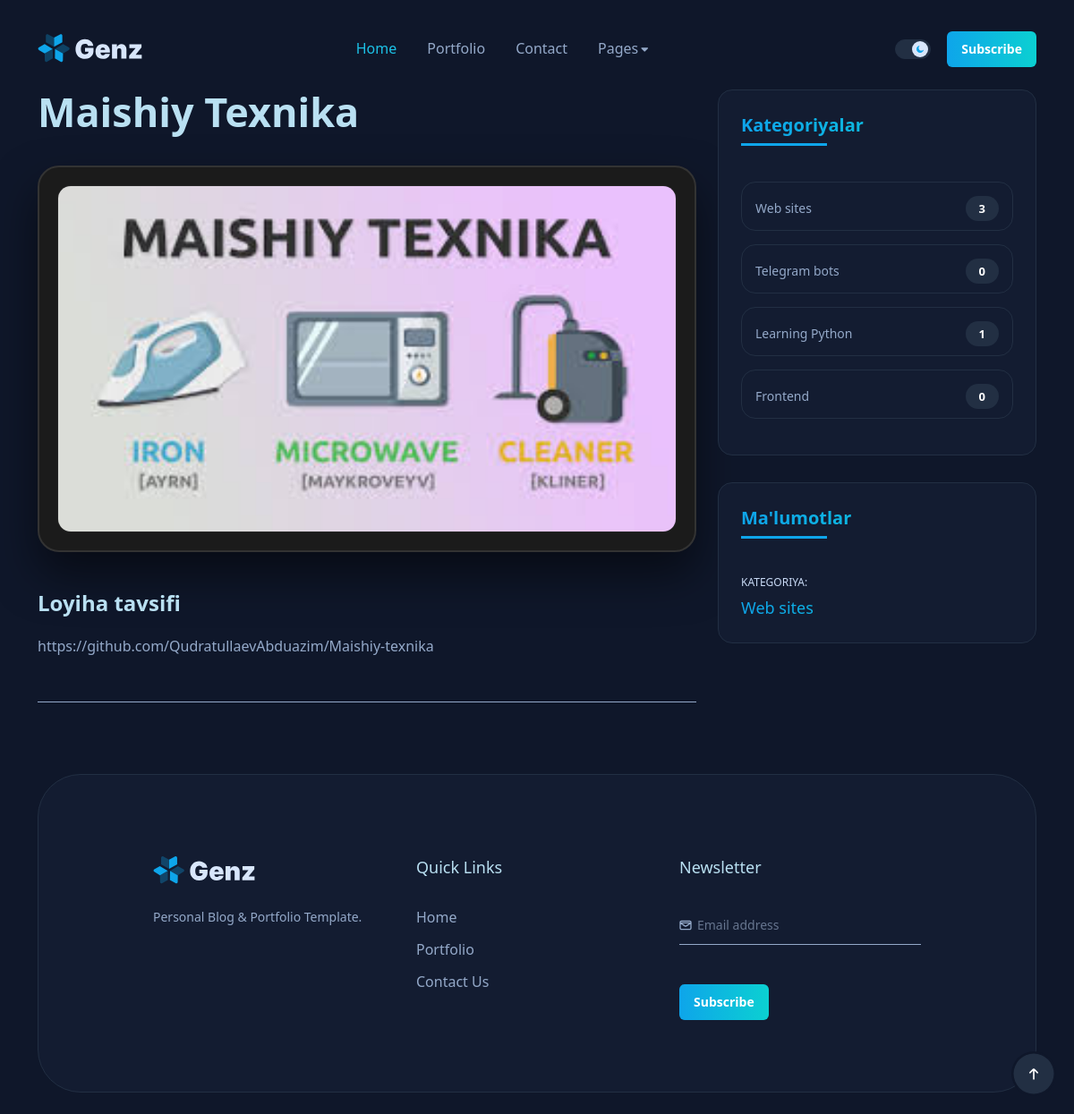
Page /portfolio/2/ on the committed database.
### myapp/models.py (models this page shows, shortened)
class Project(models.Model):
    category = models.ForeignKey(
        CategoryProject,
        on_delete=models.CASCADE,
        related_name='projects'
    )
    title = models.CharField(max_length=200)
    image = models.ImageField(upload_to='projects/', null=True, blank=True, default=None)
    description = models.TextField(blank=True)

class CategoryProject(models.Model):
    name = models.CharField(max_length=100)

### myapp/views.py (the view)
# urls.py: path('portfolio/<int:pk>/', PortfolioDetailView.as_view(), name='portfolio_details'),
class PortfolioDetailView(View):
    def get(self, request, pk):
        project = get_object_or_404(Project, pk=pk)
        categories = CategoryProject.objects.all()
        return render(request, 'portfolio-details.html', {
            'project': project,
            'categories': categories
        })

### templates/portfolio-details.html (shortened to what this page needs)
{% extends 'base.html' %}
{% load static %}
{% block content %}
<main class="main">
    <section class="section-box mt-50">
        <div class="container">
            <div class="row">
                <div class="col-lg-8">
                    <div class="content-detail">
                        <h2 class="color-white mb-30 wow animate__animated animate__fadeIn">{{ project.title }}</h2>
                        <div class="box-portfolio-frame mb-40 wow animate__animated animate__fadeIn">
                            <div class="inner-frame">
                                {% if project.image %}
                                    <img src="{{ project.image.url }}" class="img-styled" alt="{{ project.title }}">
                                {% else %}
                                    <img src="{% static 'assets/imgs/template/no-image.png' %}" class="img-styled" alt="No image">
                                {% endif %}
                            </div>
                        </div>
                        <div class="project-description color-gray-500 wow animate__animated animate__fadeIn">
                            <h4 class="color-white mb-20">Loyiha tavsifi</h4>
                            <div class="text-base line-height-32">
                                {{ project.description|linebreaks }}
                            </div>
                        </div>
                    </div>
                </div>
                <div class="col-lg-4">
                    <div class="sidebar-sticky">
                        <div class="box-sidebar bg-gray-850 border-gray-800 mb-30 p-25 bdrd-16">
                            <div class="head-sidebar">
                                <h5 class="line-bottom color-white">Kategoriyalar</h5>
                            </div>
                            <div class="content-sidebar mt-20">
                                <div class="list-cats">
                                    {% for cat in categories %}
                                    <div class="item-cats border-gray-800 d-flex justify-content-between mb-15 pb-10 border-bottom">
                                        <a class="color-gray-500 text-sm hover-up" href="#">{{ cat.name }}</a>
                                        <span class="btn btn-tag bg-gray-800 color-gray-500">{{ cat.projects.count }}</span>
                                    </div>
                                    {% endfor %}
                                </div>
                            </div>
                        </div>
                        <div class="box-sidebar bg-gray-850 border-gray-800 p-25 bdrd-16">
                            <div class="head-sidebar">
                                <h5 class="line-bottom color-white">Ma'lumotlar</h5>
                            </div>
                            <div class="content-sidebar mt-20">
                                <p class="color-gray-200 mb-5 text-uppercase font-xs">Kategoriya:</p>
                                <p class="color-linear font-bold text-lg">{{ project.category.name }}</p>
                            </div>
                        </div>
                    </div>
                </div>
            </div>
        </div>
    </section>
</main>
{% endblock %}

### templates/base.html (shortened to what this page needs)
{% load static %}
<!DOCTYPE html>
<html lang="en">
  <head>
    <link href="{% static 'css/style.css' %}" rel="stylesheet">
  </head>
  <body>
    <header class="header sticky-bar bg-gray-900">
      <div class="container">
        <div class="main-header">
          <div class="header-logo">
            <a class="d-flex" href="{% url 'index' %}">
              <img class="logo-night" alt="GenZ" src="{% static 'imgs/template/logo.svg' %}">
            </a>
          </div>
          <div class="header-nav">
            <nav class="nav-main-menu d-none d-xl-block">
              <ul class="main-menu">
                <li><a class="active" href="{% url 'index' %}">Home</a></li>
                <li><a class="color-gray-500" href="{% url 'portfolio' %}">Portfolio</a></li>
                <li><a class="color-gray-500" href="{% url 'contact' %}">Contact</a></li>
                <li class="has-children"><a class="color-gray-500" href="#">Pages</a>
                </li>
              </ul>
            </nav>
          </div>
          <div class="header-right text-end">
            <div class="switch-button">
              <div class="form-check form-switch">
                <input class="form-check-input" id="flexSwitchCheckChecked" type="checkbox" role="switch" checked="">
              </div>
            </div>
            <a class="btn btn-linear d-none d-sm-inline-block hover-up hover-shadow" href="{% url 'signup' %}">Subscribe</a>
          </div>
        </div>
      </div>
    </header>
    {% block content %}
    {% endblock content %}
    <footer class="footer">
      <div class="container">
        <div class="footer-1 bg-gray-850 border-gray-800">
          <div class="row">
            <div class="col-lg-4 mb-30">
              <a class="wow animate__animated animate__fadeInUp" href="{% url 'index' %}">
                <img class="logo-night" src="{% static 'imgs/template/logo.svg' %}" alt="Genz">
              </a>
              <p class="mb-20 mt-20 text-sm color-gray-500">Personal Blog & Portfolio Template.</p>
            </div>
            <div class="col-lg-4 mb-30">
              <h6 class="text-lg mb-30 color-white">Quick Links</h6>
              <ul class="menu-footer">
                <li><a class="color-gray-500" href="{% url 'index' %}">Home</a></li>
                <li><a class="color-gray-500" href="{% url 'portfolio' %}">Portfolio</a></li>
                <li><a class="color-gray-500" href="{% url 'contact' %}">Contact Us</a></li>
              </ul>
            </div>
            <div class="col-lg-4 mb-30">
              <h4 class="text-lg mb-30 color-white">Newsletter</h4>
              <form action="#">
                <div class="form-group">
                  <input class="input-email border-gray-500" type="email" placeholder="Email address">
                </div>
                <button class="btn btn-linear mt-20">Subscribe</button>
              </form>
            </div>
          </div>
        </div>
      </div>
    </footer>
    <div class="progressCounter progressScroll hover-up hover-neon-2">
      <div class="progressScroll-border">
        <div class="progressScroll-circle"><span class="progressScroll-text"><i class="fi-rr-arrow-small-up"></i></span></div>
      </div>
    </div>
  </body>
</html>

### templates/portfolio-details.html (style rules this page uses)
.box-portfolio-frame { background: #1b1b1b; padding: 20px; border: 2px solid #333; border-radius: 24px; box-shadow: 0px 25px 50px rgba(0, 0, 0, 0.5); }
.inner-frame { border-radius: 15px; overflow: hidden; border: 1px solid rgba(255, 255, 255, 0.05); }
.img-styled { width: 100%; height: auto; max-height: 550px; display: block; object-fit: contain; transition: transform 0.5s ease; }
.sidebar-sticky { position: -webkit-sticky; position: sticky; top: 100px; }

### rows in the picture
Project: title "Maishiy Texnika", image (picture), description "https://github.com/QudratullaevAbduazim/Maishiy-texnika", category.name "Web sites"
CategoryProject: name "Web sites", projects.count "3"
CategoryProject: name "Telegram bots", projects.count "0"
CategoryProject: name "Learning Python", projects.count "1"
CategoryProject: name "Frontend", projects.count "0"
